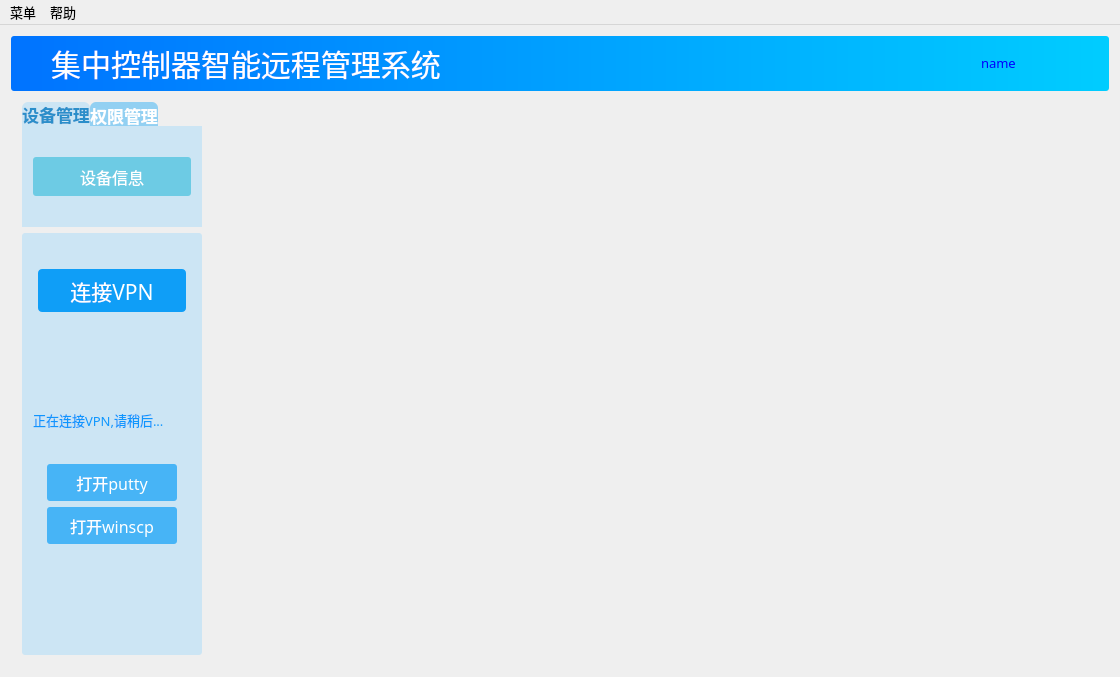
<?xml version="1.0" encoding="UTF-8"?>
<ui version="4.0">
 <class>ManagementTool</class>
 <widget class="QMainWindow" name="ManagementTool">
  <property name="windowModality">
   <enum>Qt::WindowModal</enum>
  </property>
  <property name="geometry">
   <rect>
    <x>0</x>
    <y>0</y>
    <width>1120</width>
    <height>677</height>
   </rect>
  </property>
  <property name="font">
   <font>
    <family>Microsoft Yahei</family>
    <pointsize>10</pointsize>
    <weight>50</weight>
    <italic>false</italic>
    <bold>false</bold>
   </font>
  </property>
  <property name="windowTitle">
   <string>ManagementTool</string>
  </property>
  <property name="styleSheet">
   <string notr="true"/>
  </property>
  <property name="iconSize">
   <size>
    <width>36</width>
    <height>36</height>
   </size>
  </property>
  <property name="toolButtonStyle">
   <enum>Qt::ToolButtonIconOnly</enum>
  </property>
  <widget class="QWidget" name="centralWidget">
   <property name="styleSheet">
    <string notr="true">border-radius:3px;
</string>
   </property>
   <layout class="QGridLayout" name="gridLayout_9">
    <item row="0" column="0">
     <layout class="QVBoxLayout" name="verticalLayout_2">
      <property name="spacing">
       <number>0</number>
      </property>
      <item>
       <widget class="QFrame" name="headerFrame">
        <property name="minimumSize">
         <size>
          <width>0</width>
          <height>55</height>
         </size>
        </property>
        <property name="maximumSize">
         <size>
          <width>16777215</width>
          <height>55</height>
         </size>
        </property>
        <property name="styleSheet">
         <string notr="true">
font:23pt;
font-family:Microsoft Yahei;
background:qlineargradient(spread:pad, x1:0, y1:0, x2:1, y2:0, stop:0 #0073ff, stop:1 #00cdff);
</string>
        </property>
        <property name="frameShape">
         <enum>QFrame::WinPanel</enum>
        </property>
        <property name="frameShadow">
         <enum>QFrame::Raised</enum>
        </property>
        <layout class="QGridLayout" name="gridLayout_3">
         <property name="leftMargin">
          <number>0</number>
         </property>
         <property name="topMargin">
          <number>0</number>
         </property>
         <property name="rightMargin">
          <number>0</number>
         </property>
         <property name="bottomMargin">
          <number>0</number>
         </property>
         <property name="spacing">
          <number>0</number>
         </property>
         <item row="0" column="2">
          <spacer name="horizontalSpacer_34">
           <property name="orientation">
            <enum>Qt::Horizontal</enum>
           </property>
           <property name="sizeType">
            <enum>QSizePolicy::Maximum</enum>
           </property>
           <property name="sizeHint" stdset="0">
            <size>
             <width>40</width>
             <height>20</height>
            </size>
           </property>
          </spacer>
         </item>
         <item row="0" column="1">
          <widget class="QLabel" name="label">
           <property name="font">
            <font>
             <family>微软雅黑</family>
             <pointsize>-1</pointsize>
             <weight>50</weight>
             <italic>false</italic>
             <bold>false</bold>
            </font>
           </property>
           <property name="styleSheet">
            <string notr="true">background:transparent;
color:rgb(255,255,255);
font:30px;
font-family:微软雅黑;
</string>
           </property>
           <property name="text">
            <string>集中控制器智能远程管理系统</string>
           </property>
           <property name="alignment">
            <set>Qt::AlignCenter</set>
           </property>
          </widget>
         </item>
         <item row="0" column="0">
          <widget class="QPushButton" name="aboutPushButton">
           <property name="minimumSize">
            <size>
             <width>40</width>
             <height>40</height>
            </size>
           </property>
           <property name="maximumSize">
            <size>
             <width>40</width>
             <height>40</height>
            </size>
           </property>
           <property name="styleSheet">
            <string notr="true">background:transparent;</string>
           </property>
           <property name="text">
            <string/>
           </property>
           <property name="icon">
            <iconset resource="../icon/pictures.qrc">
             <normaloff>:/new/background/特来电.ico</normaloff>:/new/background/特来电.ico</iconset>
           </property>
           <property name="iconSize">
            <size>
             <width>80</width>
             <height>40</height>
            </size>
           </property>
          </widget>
         </item>
         <item row="0" column="3">
          <layout class="QHBoxLayout" name="horizontalLayout_22">
           <item>
            <spacer name="horizontalSpacer_35">
             <property name="orientation">
              <enum>Qt::Horizontal</enum>
             </property>
             <property name="sizeHint" stdset="0">
              <size>
               <width>40</width>
               <height>20</height>
              </size>
             </property>
            </spacer>
           </item>
           <item>
            <widget class="QLabel" name="nameLabel">
             <property name="minimumSize">
              <size>
               <width>23</width>
               <height>28</height>
              </size>
             </property>
             <property name="maximumSize">
              <size>
               <width>23</width>
               <height>28</height>
              </size>
             </property>
             <property name="styleSheet">
              <string notr="true">color:black;
font:11pt;
font-family:Microsoft Yahei;
background:transparent;
</string>
             </property>
             <property name="text">
              <string/>
             </property>
             <property name="pixmap">
              <pixmap resource="../icon/pictures.qrc">:/new/background/管理员.ico</pixmap>
             </property>
             <property name="scaledContents">
              <bool>true</bool>
             </property>
             <property name="margin">
              <number>3</number>
             </property>
            </widget>
           </item>
           <item>
            <widget class="QLineEdit" name="nameLineEdit">
             <property name="maximumSize">
              <size>
               <width>130</width>
               <height>16777215</height>
              </size>
             </property>
             <property name="layoutDirection">
              <enum>Qt::LeftToRight</enum>
             </property>
             <property name="styleSheet">
              <string notr="true">color:blue;
font:10pt;
background:transparent;</string>
             </property>
             <property name="text">
              <string>name</string>
             </property>
             <property name="maxLength">
              <number>20</number>
             </property>
             <property name="readOnly">
              <bool>true</bool>
             </property>
            </widget>
           </item>
          </layout>
         </item>
        </layout>
       </widget>
      </item>
      <item>
       <layout class="QHBoxLayout" name="horizontalLayout_4">
        <property name="spacing">
         <number>0</number>
        </property>
        <item>
         <widget class="QFrame" name="frame">
          <property name="minimumSize">
           <size>
            <width>195</width>
            <height>0</height>
           </size>
          </property>
          <property name="maximumSize">
           <size>
            <width>195</width>
            <height>16777215</height>
           </size>
          </property>
          <property name="frameShape">
           <enum>QFrame::StyledPanel</enum>
          </property>
          <property name="frameShadow">
           <enum>QFrame::Raised</enum>
          </property>
          <layout class="QGridLayout" name="gridLayout_5">
           <item row="0" column="0">
            <widget class="QTabWidget" name="manageTabWidget">
             <property name="minimumSize">
              <size>
               <width>180</width>
               <height>125</height>
              </size>
             </property>
             <property name="maximumSize">
              <size>
               <width>180</width>
               <height>125</height>
              </size>
             </property>
             <property name="font">
              <font>
               <family>Microsoft Yahei</family>
               <pointsize>13</pointsize>
               <weight>75</weight>
               <italic>false</italic>
               <bold>true</bold>
              </font>
             </property>
             <property name="focusPolicy">
              <enum>Qt::NoFocus</enum>
             </property>
             <property name="styleSheet">
              <string notr="true">QTabWidget::pane{
	border:none;
	background-color:#cce5f4;
}

QTabWidget::tab-bar{
        alignment:left;
}
QTabBar::tab{
	background:#92d0f2;
	color:white;
	width:30ex;
	height:10ex;
border-top-left-radius: 6px; 
border-top-right-radius: 6px; 
}
QTabBar::tab:hover{
	background:deepskyblue;
}
QTabBar::tab:selected{
	border-color: white;
	background:#cce5f4;
	color:#2b8eca;
	font:bold;
}
</string>
             </property>
             <property name="currentIndex">
              <number>0</number>
             </property>
             <widget class="QWidget" name="manageTabWidgetPage">
              <attribute name="title">
               <string>设备管理</string>
              </attribute>
              <layout class="QGridLayout" name="gridLayout_4">
               <item row="0" column="0">
                <widget class="QPushButton" name="devicePushButton">
                 <property name="minimumSize">
                  <size>
                   <width>0</width>
                   <height>39</height>
                  </size>
                 </property>
                 <property name="maximumSize">
                  <size>
                   <width>1111111</width>
                   <height>39</height>
                  </size>
                 </property>
                 <property name="styleSheet">
                  <string notr="true">QPushButton
{
    font-family:Microsoft Yahei;
    color:white;
    background-color:#6dcbe4;
    border-radius:3px;
	font: 12pt;
}

QPushButton:hover
{
    background-color:deepskyblue;
}

QPushButton:pressed
{
    background-color:deepskyblue;
    padding-left:4px;
    padding-top:4px;
}
QPushButton:unpressed
{
    background-color:rgb(0 , 100 , 0);
    padding-left:4px;
    padding-top:4px;
}</string>
                 </property>
                 <property name="text">
                  <string>设备信息</string>
                 </property>
                 <property name="icon">
                  <iconset resource="../icon/pictures.qrc">
                   <normaloff>:/new/background/设备.ico</normaloff>:/new/background/设备.ico</iconset>
                 </property>
                 <property name="iconSize">
                  <size>
                   <width>25</width>
                   <height>25</height>
                  </size>
                 </property>
                </widget>
               </item>
              </layout>
             </widget>
             <widget class="QWidget" name="manageTabWidgetPage1">
              <attribute name="title">
               <string>权限管理</string>
              </attribute>
              <layout class="QGridLayout" name="gridLayout_2">
               <item row="1" column="0">
                <widget class="QPushButton" name="recordPushButton">
                 <property name="minimumSize">
                  <size>
                   <width>0</width>
                   <height>39</height>
                  </size>
                 </property>
                 <property name="maximumSize">
                  <size>
                   <width>16777215</width>
                   <height>39</height>
                  </size>
                 </property>
                 <property name="styleSheet">
                  <string notr="true">QPushButton
{
    font-family:Microsoft Yahei;
    color:white;
    background-color:#6dcbe4;
    border-radius:3px;
	font: 12pt;
}

QPushButton:hover
{
    background-color:deepskyblue;
}

QPushButton:pressed
{
    background-color:deepskyblue;
    padding-left:4px;
    padding-top:4px;
}
QPushButton:unpressed
{
    background-color:rgb(0 , 100 , 0);
    padding-left:4px;
    padding-top:4px;
}</string>
                 </property>
                 <property name="text">
                  <string>登录记录</string>
                 </property>
                </widget>
               </item>
               <item row="0" column="0">
                <widget class="QPushButton" name="accountPushButton">
                 <property name="minimumSize">
                  <size>
                   <width>0</width>
                   <height>39</height>
                  </size>
                 </property>
                 <property name="maximumSize">
                  <size>
                   <width>16777215</width>
                   <height>39</height>
                  </size>
                 </property>
                 <property name="styleSheet">
                  <string notr="true">QPushButton
{
    font-family:Microsoft Yahei;
    color:white;
    background-color:#6dcbe4;
    border-radius:3px;
	font: 12pt;
}

QPushButton:hover
{
    background-color:deepskyblue;
}

QPushButton:pressed
{
    background-color:deepskyblue;
    padding-left:4px;
    padding-top:4px;
}
QPushButton:unpressed
{
    background-color:rgb(0 , 100 , 0);
    padding-left:4px;
    padding-top:4px;
}</string>
                 </property>
                 <property name="text">
                  <string>账户管理</string>
                 </property>
                 <property name="icon">
                  <iconset resource="../icon/pictures.qrc">
                   <normaloff>:/new/background/管理员.ico</normaloff>:/new/background/管理员.ico</iconset>
                 </property>
                 <property name="iconSize">
                  <size>
                   <width>25</width>
                   <height>20</height>
                  </size>
                 </property>
                </widget>
               </item>
              </layout>
             </widget>
            </widget>
           </item>
           <item row="1" column="0">
            <widget class="QGroupBox" name="functionGroupBox">
             <property name="minimumSize">
              <size>
               <width>180</width>
               <height>0</height>
              </size>
             </property>
             <property name="maximumSize">
              <size>
               <width>180</width>
               <height>1100000</height>
              </size>
             </property>
             <property name="styleSheet">
              <string notr="true">color: rgb(101,147,74);
border-radius:3px;
font:13pt;
font:bold;
font-family:Microsoft Yahei;
background-color:#cce5f4;</string>
             </property>
             <property name="title">
              <string/>
             </property>
             <property name="alignment">
              <set>Qt::AlignCenter</set>
             </property>
             <layout class="QGridLayout" name="gridLayout_8">
              <property name="leftMargin">
               <number>0</number>
              </property>
              <property name="rightMargin">
               <number>0</number>
              </property>
              <item row="0" column="0">
               <spacer name="verticalSpacer_7">
                <property name="orientation">
                 <enum>Qt::Vertical</enum>
                </property>
                <property name="sizeType">
                 <enum>QSizePolicy::Minimum</enum>
                </property>
                <property name="sizeHint" stdset="0">
                 <size>
                  <width>20</width>
                  <height>25</height>
                 </size>
                </property>
               </spacer>
              </item>
              <item row="1" column="0">
               <layout class="QHBoxLayout" name="horizontalLayout_3">
                <item>
                 <spacer name="horizontalSpacer_4">
                  <property name="orientation">
                   <enum>Qt::Horizontal</enum>
                  </property>
                  <property name="sizeHint" stdset="0">
                   <size>
                    <width>40</width>
                    <height>20</height>
                   </size>
                  </property>
                 </spacer>
                </item>
                <item>
                 <widget class="QPushButton" name="connectVPNPushButton">
                  <property name="minimumSize">
                   <size>
                    <width>148</width>
                    <height>43</height>
                   </size>
                  </property>
                  <property name="maximumSize">
                   <size>
                    <width>148</width>
                    <height>16777215</height>
                   </size>
                  </property>
                  <property name="styleSheet">
                   <string notr="true">QPushButton
{
    font-family:Microsoft Yahei;
    color:white;
    background-color:#0f9ef7;
    border-radius:4px;
	font: 16pt;
}

QPushButton:hover
{
    background-color:deepskyblue;
}

QPushButton:pressed
{
    background-color:deepskyblue;
    padding-left:4px;
    padding-top:4px;
}
QPushButton:unpressed
{
    background-color:rgb(0 , 100 , 0);
    padding-left:4px;
    padding-top:4px;
}</string>
                  </property>
                  <property name="text">
                   <string>连接VPN</string>
                  </property>
                 </widget>
                </item>
                <item>
                 <spacer name="horizontalSpacer_3">
                  <property name="orientation">
                   <enum>Qt::Horizontal</enum>
                  </property>
                  <property name="sizeHint" stdset="0">
                   <size>
                    <width>40</width>
                    <height>20</height>
                   </size>
                  </property>
                 </spacer>
                </item>
               </layout>
              </item>
              <item row="3" column="0">
               <spacer name="verticalSpacer_2">
                <property name="orientation">
                 <enum>Qt::Vertical</enum>
                </property>
                <property name="sizeHint" stdset="0">
                 <size>
                  <width>20</width>
                  <height>16</height>
                 </size>
                </property>
               </spacer>
              </item>
              <item row="2" column="0">
               <widget class="QStackedWidget" name="statusStackedWidget">
                <property name="frameShape">
                 <enum>QFrame::Box</enum>
                </property>
                <property name="lineWidth">
                 <number>0</number>
                </property>
                <property name="currentIndex">
                 <number>1</number>
                </property>
                <widget class="QWidget" name="statusPage">
                 <layout class="QGridLayout" name="gridLayout_6">
                  <item row="0" column="0">
                   <layout class="QGridLayout" name="gridLayout">
                    <property name="horizontalSpacing">
                     <number>3</number>
                    </property>
                    <property name="verticalSpacing">
                     <number>8</number>
                    </property>
                    <item row="0" column="0">
                     <widget class="QLabel" name="label_3">
                      <property name="styleSheet">
                       <string notr="true">color:#0f9ef7;
border-radius:10px;
font:10pt;
font:bold;
font-family:微软雅黑;</string>
                      </property>
                      <property name="text">
                       <string>运行状态：</string>
                      </property>
                      <property name="alignment">
                       <set>Qt::AlignRight|Qt::AlignTrailing|Qt::AlignVCenter</set>
                      </property>
                     </widget>
                    </item>
                    <item row="0" column="1">
                     <layout class="QHBoxLayout" name="horizontalLayout">
                      <item>
                       <widget class="QLabel" name="connectStatusLabel">
                        <property name="minimumSize">
                         <size>
                          <width>0</width>
                          <height>0</height>
                         </size>
                        </property>
                        <property name="maximumSize">
                         <size>
                          <width>80</width>
                          <height>16777215</height>
                         </size>
                        </property>
                        <property name="styleSheet">
                         <string notr="true">color:#0f9ef7;
border-radius:10px;
font:10pt;
font:bold;
font-family:微软雅黑;</string>
                        </property>
                        <property name="text">
                         <string>已连接</string>
                        </property>
                       </widget>
                      </item>
                      <item>
                       <widget class="QLabel" name="flashLabel">
                        <property name="minimumSize">
                         <size>
                          <width>0</width>
                          <height>15</height>
                         </size>
                        </property>
                        <property name="maximumSize">
                         <size>
                          <width>15</width>
                          <height>15</height>
                         </size>
                        </property>
                        <property name="styleSheet">
                         <string notr="true">background-color: red;
color: rgb(101,147,74);
border-radius:6px;
font:15pt;</string>
                        </property>
                        <property name="text">
                         <string/>
                        </property>
                       </widget>
                      </item>
                     </layout>
                    </item>
                    <item row="1" column="0">
                     <widget class="QLabel" name="label_4">
                      <property name="font">
                       <font>
                        <family>微软雅黑</family>
                        <pointsize>10</pointsize>
                        <weight>75</weight>
                        <italic>false</italic>
                        <bold>true</bold>
                       </font>
                      </property>
                      <property name="layoutDirection">
                       <enum>Qt::LeftToRight</enum>
                      </property>
                      <property name="styleSheet">
                       <string notr="true">color:#0f9ef7;
border-radius:10px;
font:10pt;
font:bold;
font-family:微软雅黑;</string>
                      </property>
                      <property name="text">
                       <string>  虚拟   IP：</string>
                      </property>
                      <property name="alignment">
                       <set>Qt::AlignRight|Qt::AlignTrailing|Qt::AlignVCenter</set>
                      </property>
                     </widget>
                    </item>
                    <item row="1" column="1">
                     <widget class="QLabel" name="ipAddrLabel">
                      <property name="styleSheet">
                       <string notr="true">color:#0f9ef7;
border-radius:10px;
font:9pt;
font-family:微软雅黑;</string>
                      </property>
                      <property name="text">
                       <string>188.188.188</string>
                      </property>
                     </widget>
                    </item>
                    <item row="2" column="0">
                     <widget class="QLabel" name="label_5">
                      <property name="styleSheet">
                       <string notr="true">color:#0f9ef7;
border-radius:10px;
font:10pt;
font:bold;
font-family:微软雅黑;</string>
                      </property>
                      <property name="lineWidth">
                       <number>1</number>
                      </property>
                      <property name="text">
                       <string>在线时长：</string>
                      </property>
                      <property name="alignment">
                       <set>Qt::AlignRight|Qt::AlignTrailing|Qt::AlignVCenter</set>
                      </property>
                      <property name="indent">
                       <number>-1</number>
                      </property>
                      <property name="textInteractionFlags">
                       <set>Qt::LinksAccessibleByMouse</set>
                      </property>
                     </widget>
                    </item>
                    <item row="2" column="1">
                     <widget class="QLabel" name="timeLable">
                      <property name="styleSheet">
                       <string notr="true">color:#0f9ef7;
border-radius:10px;
font:10pt;
font:bold;
font-family:微软雅黑;</string>
                      </property>
                      <property name="text">
                       <string>00分10秒</string>
                      </property>
                     </widget>
                    </item>
                   </layout>
                  </item>
                  <item row="1" column="0">
                   <spacer name="verticalSpacer">
                    <property name="orientation">
                     <enum>Qt::Vertical</enum>
                    </property>
                    <property name="sizeHint" stdset="0">
                     <size>
                      <width>20</width>
                      <height>56</height>
                     </size>
                    </property>
                   </spacer>
                  </item>
                 </layout>
                </widget>
                <widget class="QWidget" name="loadingPage">
                 <layout class="QGridLayout" name="gridLayout_7">
                  <item row="0" column="0">
                   <layout class="QHBoxLayout" name="horizontalLayout_2">
                    <property name="spacing">
                     <number>0</number>
                    </property>
                    <item>
                     <widget class="QLabel" name="loadingLabel_2">
                      <property name="minimumSize">
                       <size>
                        <width>0</width>
                        <height>75</height>
                       </size>
                      </property>
                      <property name="maximumSize">
                       <size>
                        <width>16777215</width>
                        <height>75</height>
                       </size>
                      </property>
                      <property name="text">
                       <string/>
                      </property>
                      <property name="scaledContents">
                       <bool>false</bool>
                      </property>
                     </widget>
                    </item>
                    <item>
                     <spacer name="horizontalSpacer">
                      <property name="orientation">
                       <enum>Qt::Horizontal</enum>
                      </property>
                      <property name="sizeHint" stdset="0">
                       <size>
                        <width>13</width>
                        <height>20</height>
                       </size>
                      </property>
                     </spacer>
                    </item>
                    <item>
                     <widget class="QLabel" name="loadingLabel">
                      <property name="minimumSize">
                       <size>
                        <width>0</width>
                        <height>75</height>
                       </size>
                      </property>
                      <property name="maximumSize">
                       <size>
                        <width>16777215</width>
                        <height>75</height>
                       </size>
                      </property>
                      <property name="text">
                       <string/>
                      </property>
                      <property name="scaledContents">
                       <bool>false</bool>
                      </property>
                     </widget>
                    </item>
                    <item>
                     <spacer name="horizontalSpacer_2">
                      <property name="orientation">
                       <enum>Qt::Horizontal</enum>
                      </property>
                      <property name="sizeType">
                       <enum>QSizePolicy::Expanding</enum>
                      </property>
                      <property name="sizeHint" stdset="0">
                       <size>
                        <width>13</width>
                        <height>20</height>
                       </size>
                      </property>
                     </spacer>
                    </item>
                    <item>
                     <widget class="QLabel" name="loadingLabel_3">
                      <property name="minimumSize">
                       <size>
                        <width>0</width>
                        <height>75</height>
                       </size>
                      </property>
                      <property name="maximumSize">
                       <size>
                        <width>16777215</width>
                        <height>75</height>
                       </size>
                      </property>
                      <property name="text">
                       <string/>
                      </property>
                      <property name="scaledContents">
                       <bool>false</bool>
                      </property>
                     </widget>
                    </item>
                   </layout>
                  </item>
                  <item row="1" column="0">
                   <widget class="QLabel" name="connectVpnLabel">
                    <property name="maximumSize">
                     <size>
                      <width>16777215</width>
                      <height>30</height>
                     </size>
                    </property>
                    <property name="styleSheet">
                     <string notr="true">color:rgb(14 , 150 , 254);
border-radius:6px;
font:10pt;
font-family:微软雅黑;
</string>
                    </property>
                    <property name="text">
                     <string>正在连接VPN,请稍后...</string>
                    </property>
                   </widget>
                  </item>
                  <item row="2" column="0">
                   <spacer name="verticalSpacer_4">
                    <property name="orientation">
                     <enum>Qt::Vertical</enum>
                    </property>
                    <property name="sizeHint" stdset="0">
                     <size>
                      <width>20</width>
                      <height>40</height>
                     </size>
                    </property>
                   </spacer>
                  </item>
                 </layout>
                </widget>
               </widget>
              </item>
              <item row="4" column="0">
               <layout class="QVBoxLayout" name="verticalLayout">
                <property name="spacing">
                 <number>6</number>
                </property>
                <property name="leftMargin">
                 <number>25</number>
                </property>
                <property name="rightMargin">
                 <number>0</number>
                </property>
                <item>
                 <widget class="QPushButton" name="puttyPushButton">
                  <property name="minimumSize">
                   <size>
                    <width>130</width>
                    <height>37</height>
                   </size>
                  </property>
                  <property name="maximumSize">
                   <size>
                    <width>130</width>
                    <height>16777215</height>
                   </size>
                  </property>
                  <property name="styleSheet">
                   <string notr="true">QPushButton
{
	background: #47b4f6;
    font-family:Microsoft Yahei;
    color:white;
    border-radius:3px;
	font: 12pt;
}

QPushButton:hover
{
    background-color:deepskyblue;
}

QPushButton:pressed
{
    background-color:deepskyblue;
    padding-left:4px;
    padding-top:4px;
}
QPushButton:unpressed
{
    background-color:rgb(0 , 100 , 0);
    padding-left:4px;
    padding-top:4px;
}</string>
                  </property>
                  <property name="text">
                   <string>打开putty</string>
                  </property>
                 </widget>
                </item>
                <item>
                 <widget class="QPushButton" name="winscpPushButton">
                  <property name="minimumSize">
                   <size>
                    <width>130</width>
                    <height>37</height>
                   </size>
                  </property>
                  <property name="maximumSize">
                   <size>
                    <width>130</width>
                    <height>16777215</height>
                   </size>
                  </property>
                  <property name="styleSheet">
                   <string notr="true">QPushButton
{
	background: #47b4f6;
    font-family:Microsoft Yahei;
    color:white;
    border-radius:3px;
	font: 12pt;
}

QPushButton:hover
{
    background-color:deepskyblue;
}

QPushButton:pressed
{
    background-color:deepskyblue;
    padding-left:4px;
    padding-top:4px;
}
QPushButton:unpressed
{
    background-color:rgb(0 , 100 , 0);
    padding-left:4px;
    padding-top:4px;
}</string>
                  </property>
                  <property name="text">
                   <string>打开winscp</string>
                  </property>
                 </widget>
                </item>
                <item>
                 <spacer name="verticalSpacer_3">
                  <property name="orientation">
                   <enum>Qt::Vertical</enum>
                  </property>
                  <property name="sizeType">
                   <enum>QSizePolicy::Minimum</enum>
                  </property>
                  <property name="sizeHint" stdset="0">
                   <size>
                    <width>40</width>
                    <height>100</height>
                   </size>
                  </property>
                 </spacer>
                </item>
               </layout>
              </item>
             </layout>
            </widget>
           </item>
          </layout>
         </widget>
        </item>
        <item>
         <widget class="QFrame" name="spaceFrame">
          <property name="minimumSize">
           <size>
            <width>50</width>
            <height>50</height>
           </size>
          </property>
          <property name="styleSheet">
           <string notr="true">QFrame#spaceFrame{
image: url(:/new/background/teld.png); 
}
font:12pt;
color:black;</string>
          </property>
          <property name="frameShape">
           <enum>QFrame::StyledPanel</enum>
          </property>
          <property name="frameShadow">
           <enum>QFrame::Raised</enum>
          </property>
         </widget>
        </item>
       </layout>
      </item>
     </layout>
    </item>
   </layout>
  </widget>
  <widget class="QMenuBar" name="menuBar">
   <property name="geometry">
    <rect>
     <x>0</x>
     <y>0</y>
     <width>1120</width>
     <height>23</height>
    </rect>
   </property>
   <widget class="QMenu" name="menu">
    <property name="title">
     <string>菜单</string>
    </property>
    <addaction name="exitAction"/>
    <addaction name="separator"/>
    <addaction name="aboutAction"/>
   </widget>
   <widget class="QMenu" name="menu_2">
    <property name="title">
     <string>帮助</string>
    </property>
    <addaction name="helpAction"/>
   </widget>
   <addaction name="menu"/>
   <addaction name="menu_2"/>
  </widget>
  <action name="helpAction">
   <property name="text">
    <string>使用说明(&amp;H)</string>
   </property>
  </action>
  <action name="exitAction">
   <property name="text">
    <string>退出(&amp;E)</string>
   </property>
  </action>
  <action name="aboutAction">
   <property name="text">
    <string>关于(&amp;A)</string>
   </property>
  </action>
 </widget>
 <layoutdefault spacing="6" margin="11"/>
 <tabstops>
  <tabstop>connectVPNPushButton</tabstop>
  <tabstop>puttyPushButton</tabstop>
  <tabstop>winscpPushButton</tabstop>
 </tabstops>
 <resources>
  <include location="../icon/pictures.qrc"/>
 </resources>
 <connections/>
</ui>
